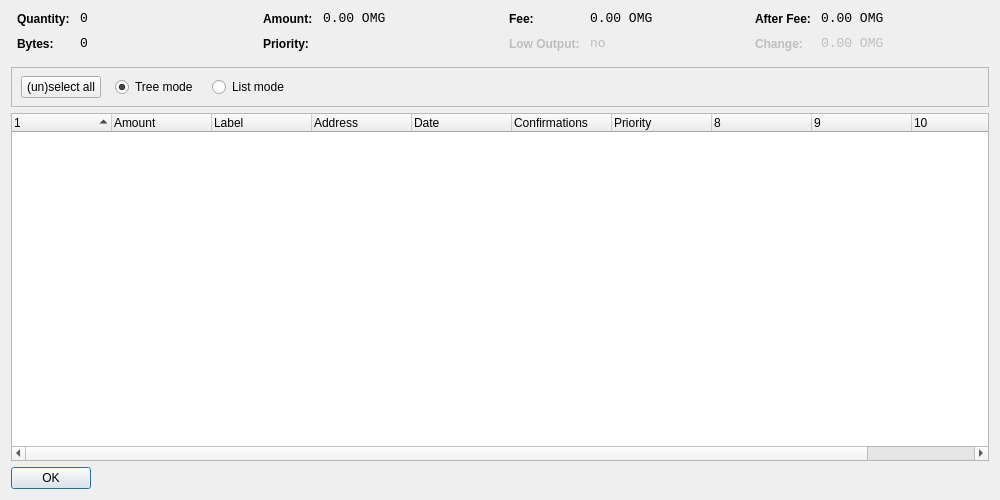
<?xml version="1.0" encoding="UTF-8"?>
<ui version="4.0">
 <class>CoinControlDialog</class>
 <widget class="QDialog" name="CoinControlDialog">
  <property name="geometry">
   <rect>
    <x>0</x>
    <y>0</y>
    <width>1000</width>
    <height>500</height>
   </rect>
  </property>
  <property name="windowTitle">
   <string>Coin Control</string>
  </property>
  <layout class="QVBoxLayout" name="verticalLayout">
   <item>
    <layout class="QHBoxLayout" name="horizontalLayoutTop" stretch="0,0,0,0">
     <property name="topMargin">
      <number>0</number>
     </property>
     <property name="bottomMargin">
      <number>10</number>
     </property>
     <item>
      <layout class="QFormLayout" name="formLayoutCoinControl1">
       <property name="horizontalSpacing">
        <number>10</number>
       </property>
       <property name="verticalSpacing">
        <number>10</number>
       </property>
       <property name="leftMargin">
        <number>6</number>
       </property>
       <property name="rightMargin">
        <number>6</number>
       </property>
       <item row="0" column="0">
        <widget class="QLabel" name="labelCoinControlQuantityText">
         <property name="styleSheet">
          <string notr="true">font-weight:bold;</string>
         </property>
         <property name="text">
          <string>Quantity:</string>
         </property>
        </widget>
       </item>
       <item row="0" column="1">
        <widget class="QLabel" name="labelCoinControlQuantity">
         <property name="font">
          <font>
           <family>Monospace</family>
           <pointsize>10</pointsize>
          </font>
         </property>
         <property name="cursor">
          <cursorShape>IBeamCursor</cursorShape>
         </property>
         <property name="contextMenuPolicy">
          <enum>Qt::ActionsContextMenu</enum>
         </property>
         <property name="text">
          <string notr="true">0</string>
         </property>
         <property name="textInteractionFlags">
          <set>Qt::LinksAccessibleByMouse|Qt::TextSelectableByKeyboard|Qt::TextSelectableByMouse</set>
         </property>
        </widget>
       </item>
       <item row="1" column="0">
        <widget class="QLabel" name="labelCoinControlBytesText">
         <property name="styleSheet">
          <string notr="true">font-weight:bold;</string>
         </property>
         <property name="text">
          <string>Bytes:</string>
         </property>
        </widget>
       </item>
       <item row="1" column="1">
        <widget class="QLabel" name="labelCoinControlBytes">
         <property name="font">
          <font>
           <family>Monospace</family>
           <pointsize>10</pointsize>
          </font>
         </property>
         <property name="cursor">
          <cursorShape>IBeamCursor</cursorShape>
         </property>
         <property name="contextMenuPolicy">
          <enum>Qt::ActionsContextMenu</enum>
         </property>
         <property name="text">
          <string notr="true">0</string>
         </property>
         <property name="textInteractionFlags">
          <set>Qt::LinksAccessibleByMouse|Qt::TextSelectableByKeyboard|Qt::TextSelectableByMouse</set>
         </property>
        </widget>
       </item>
      </layout>
     </item>
     <item>
      <layout class="QFormLayout" name="formLayoutCoinControl2">
       <property name="horizontalSpacing">
        <number>10</number>
       </property>
       <property name="verticalSpacing">
        <number>10</number>
       </property>
       <property name="leftMargin">
        <number>6</number>
       </property>
       <property name="rightMargin">
        <number>6</number>
       </property>
       <item row="0" column="0">
        <widget class="QLabel" name="labelCoinControlAmountText">
         <property name="styleSheet">
          <string notr="true">font-weight:bold;</string>
         </property>
         <property name="text">
          <string>Amount:</string>
         </property>
        </widget>
       </item>
       <item row="0" column="1">
        <widget class="QLabel" name="labelCoinControlAmount">
         <property name="font">
          <font>
           <family>Monospace</family>
           <pointsize>10</pointsize>
          </font>
         </property>
         <property name="cursor">
          <cursorShape>IBeamCursor</cursorShape>
         </property>
         <property name="contextMenuPolicy">
          <enum>Qt::ActionsContextMenu</enum>
         </property>
         <property name="text">
          <string notr="true">0.00 OMG</string>
         </property>
         <property name="textInteractionFlags">
          <set>Qt::LinksAccessibleByMouse|Qt::TextSelectableByKeyboard|Qt::TextSelectableByMouse</set>
         </property>
        </widget>
       </item>
       <item row="1" column="0">
        <widget class="QLabel" name="labelCoinControlPriorityText">
         <property name="styleSheet">
          <string notr="true">font-weight:bold;</string>
         </property>
         <property name="text">
          <string>Priority:</string>
         </property>
        </widget>
       </item>
       <item row="1" column="1">
        <widget class="QLabel" name="labelCoinControlPriority">
         <property name="font">
          <font>
           <family>Monospace</family>
           <pointsize>10</pointsize>
          </font>
         </property>
         <property name="cursor">
          <cursorShape>IBeamCursor</cursorShape>
         </property>
         <property name="contextMenuPolicy">
          <enum>Qt::ActionsContextMenu</enum>
         </property>
         <property name="text">
          <string/>
         </property>
         <property name="textInteractionFlags">
          <set>Qt::LinksAccessibleByMouse|Qt::TextSelectableByKeyboard|Qt::TextSelectableByMouse</set>
         </property>
        </widget>
       </item>
      </layout>
     </item>
     <item>
      <layout class="QFormLayout" name="formLayoutCoinControl3">
       <property name="horizontalSpacing">
        <number>10</number>
       </property>
       <property name="verticalSpacing">
        <number>10</number>
       </property>
       <property name="leftMargin">
        <number>6</number>
       </property>
       <property name="rightMargin">
        <number>6</number>
       </property>
       <item row="0" column="0">
        <widget class="QLabel" name="labelCoinControlFeeText">
         <property name="styleSheet">
          <string notr="true">font-weight:bold;</string>
         </property>
         <property name="text">
          <string>Fee:</string>
         </property>
        </widget>
       </item>
       <item row="0" column="1">
        <widget class="QLabel" name="labelCoinControlFee">
         <property name="font">
          <font>
           <family>Monospace</family>
           <pointsize>10</pointsize>
          </font>
         </property>
         <property name="cursor">
          <cursorShape>IBeamCursor</cursorShape>
         </property>
         <property name="contextMenuPolicy">
          <enum>Qt::ActionsContextMenu</enum>
         </property>
         <property name="text">
          <string notr="true">0.00 OMG</string>
         </property>
         <property name="textInteractionFlags">
          <set>Qt::LinksAccessibleByMouse|Qt::TextSelectableByKeyboard|Qt::TextSelectableByMouse</set>
         </property>
        </widget>
       </item>
       <item row="1" column="0">
        <widget class="QLabel" name="labelCoinControlLowOutputText">
         <property name="enabled">
          <bool>false</bool>
         </property>
         <property name="styleSheet">
          <string notr="true">font-weight:bold;</string>
         </property>
         <property name="text">
          <string>Low Output:</string>
         </property>
        </widget>
       </item>
       <item row="1" column="1">
        <widget class="QLabel" name="labelCoinControlLowOutput">
         <property name="enabled">
          <bool>false</bool>
         </property>
         <property name="font">
          <font>
           <family>Monospace</family>
           <pointsize>10</pointsize>
          </font>
         </property>
         <property name="cursor">
          <cursorShape>IBeamCursor</cursorShape>
         </property>
         <property name="contextMenuPolicy">
          <enum>Qt::ActionsContextMenu</enum>
         </property>
         <property name="text">
          <string notr="true">no</string>
         </property>
         <property name="textInteractionFlags">
          <set>Qt::LinksAccessibleByMouse|Qt::TextSelectableByKeyboard|Qt::TextSelectableByMouse</set>
         </property>
        </widget>
       </item>
      </layout>
     </item>
     <item>
      <layout class="QFormLayout" name="formLayoutCoinControl4">
       <property name="horizontalSpacing">
        <number>10</number>
       </property>
       <property name="verticalSpacing">
        <number>10</number>
       </property>
       <property name="leftMargin">
        <number>6</number>
       </property>
       <property name="rightMargin">
        <number>6</number>
       </property>
       <item row="0" column="0">
        <widget class="QLabel" name="labelCoinControlAfterFeeText">
         <property name="styleSheet">
          <string notr="true">font-weight:bold;</string>
         </property>
         <property name="text">
          <string>After Fee:</string>
         </property>
        </widget>
       </item>
       <item row="0" column="1">
        <widget class="QLabel" name="labelCoinControlAfterFee">
         <property name="font">
          <font>
           <family>Monospace</family>
           <pointsize>10</pointsize>
          </font>
         </property>
         <property name="cursor">
          <cursorShape>IBeamCursor</cursorShape>
         </property>
         <property name="contextMenuPolicy">
          <enum>Qt::ActionsContextMenu</enum>
         </property>
         <property name="text">
          <string notr="true">0.00 OMG</string>
         </property>
         <property name="textInteractionFlags">
          <set>Qt::LinksAccessibleByMouse|Qt::TextSelectableByKeyboard|Qt::TextSelectableByMouse</set>
         </property>
        </widget>
       </item>
       <item row="1" column="0">
        <widget class="QLabel" name="labelCoinControlChangeText">
         <property name="enabled">
          <bool>false</bool>
         </property>
         <property name="styleSheet">
          <string notr="true">font-weight:bold;</string>
         </property>
         <property name="text">
          <string>Change:</string>
         </property>
        </widget>
       </item>
       <item row="1" column="1">
        <widget class="QLabel" name="labelCoinControlChange">
         <property name="enabled">
          <bool>false</bool>
         </property>
         <property name="font">
          <font>
           <family>Monospace</family>
           <pointsize>10</pointsize>
          </font>
         </property>
         <property name="cursor">
          <cursorShape>IBeamCursor</cursorShape>
         </property>
         <property name="contextMenuPolicy">
          <enum>Qt::ActionsContextMenu</enum>
         </property>
         <property name="text">
          <string notr="true">0.00 OMG</string>
         </property>
         <property name="textInteractionFlags">
          <set>Qt::LinksAccessibleByMouse|Qt::TextSelectableByKeyboard|Qt::TextSelectableByMouse</set>
         </property>
        </widget>
       </item>
      </layout>
     </item>
    </layout>
   </item>
   <item>
    <widget class="QFrame" name="frame">
     <property name="minimumSize">
      <size>
       <width>0</width>
       <height>40</height>
      </size>
     </property>
     <property name="frameShape">
      <enum>QFrame::StyledPanel</enum>
     </property>
     <property name="frameShadow">
      <enum>QFrame::Sunken</enum>
     </property>
     <widget class="QWidget" name="horizontalLayoutWidget">
      <property name="geometry">
       <rect>
        <x>10</x>
        <y>0</y>
        <width>781</width>
        <height>41</height>
       </rect>
      </property>
      <layout class="QHBoxLayout" name="horizontalLayoutPanel" stretch="0,0,0,0,0">
       <property name="spacing">
        <number>14</number>
       </property>
       <item>
        <widget class="QPushButton" name="pushButtonSelectAll">
         <property name="sizePolicy">
          <sizepolicy hsizetype="Maximum" vsizetype="Fixed">
           <horstretch>0</horstretch>
           <verstretch>0</verstretch>
          </sizepolicy>
         </property>
         <property name="text">
          <string>(un)select all</string>
         </property>
        </widget>
       </item>
       <item>
        <widget class="QRadioButton" name="radioTreeMode">
         <property name="sizePolicy">
          <sizepolicy hsizetype="Maximum" vsizetype="Fixed">
           <horstretch>0</horstretch>
           <verstretch>0</verstretch>
          </sizepolicy>
         </property>
         <property name="text">
          <string>Tree mode</string>
         </property>
         <property name="checked">
          <bool>true</bool>
         </property>
        </widget>
       </item>
       <item>
        <widget class="QRadioButton" name="radioListMode">
         <property name="sizePolicy">
          <sizepolicy hsizetype="Maximum" vsizetype="Fixed">
           <horstretch>0</horstretch>
           <verstretch>0</verstretch>
          </sizepolicy>
         </property>
         <property name="text">
          <string>List mode</string>
         </property>
        </widget>
       </item>
       <item>
        <spacer name="horizontalSpacer">
         <property name="orientation">
          <enum>Qt::Horizontal</enum>
         </property>
         <property name="sizeHint" stdset="0">
          <size>
           <width>40</width>
           <height>20</height>
          </size>
         </property>
        </spacer>
       </item>
      </layout>
     </widget>
    </widget>
   </item>
   <item>
    <widget class="CoinControlTreeWidget" name="treeWidget">
     <property name="contextMenuPolicy">
      <enum>Qt::CustomContextMenu</enum>
     </property>
     <property name="sortingEnabled">
      <bool>false</bool>
     </property>
     <property name="columnCount">
      <number>11</number>
     </property>
     <attribute name="headerShowSortIndicator" stdset="0">
      <bool>true</bool>
     </attribute>
     <attribute name="headerStretchLastSection">
      <bool>false</bool>
     </attribute>
     <column>
      <property name="text">
       <string/>
      </property>
     </column>
     <column>
      <property name="text">
       <string>Amount</string>
      </property>
     </column>
     <column>
      <property name="text">
       <string>Label</string>
      </property>
     </column>
     <column>
      <property name="text">
       <string>Address</string>
      </property>
     </column>
     <column>
      <property name="text">
       <string>Date</string>
      </property>
     </column>
     <column>
      <property name="text">
       <string>Confirmations</string>
      </property>
      <property name="toolTip">
       <string>Confirmed</string>
      </property>
     </column>
     <column>
      <property name="text">
       <string>Priority</string>
      </property>
     </column>
     <column>
      <property name="text">
       <string/>
      </property>
     </column>
     <column>
      <property name="text">
       <string/>
      </property>
     </column>
     <column>
      <property name="text">
       <string/>
      </property>
     </column>
     <column>
      <property name="text">
       <string/>
      </property>
     </column>
    </widget>
   </item>
   <item>
    <widget class="QDialogButtonBox" name="buttonBox">
     <property name="sizePolicy">
      <sizepolicy hsizetype="Maximum" vsizetype="Fixed">
       <horstretch>0</horstretch>
       <verstretch>0</verstretch>
      </sizepolicy>
     </property>
     <property name="orientation">
      <enum>Qt::Horizontal</enum>
     </property>
     <property name="standardButtons">
      <set>QDialogButtonBox::Ok</set>
     </property>
    </widget>
   </item>
  </layout>
 </widget>
 <customwidgets>
  <customwidget>
   <class>CoinControlTreeWidget</class>
   <extends>QTreeWidget</extends>
   <header>coincontroltreewidget.h</header>
  </customwidget>
 </customwidgets>
 <resources/>
 <connections/>
</ui>
